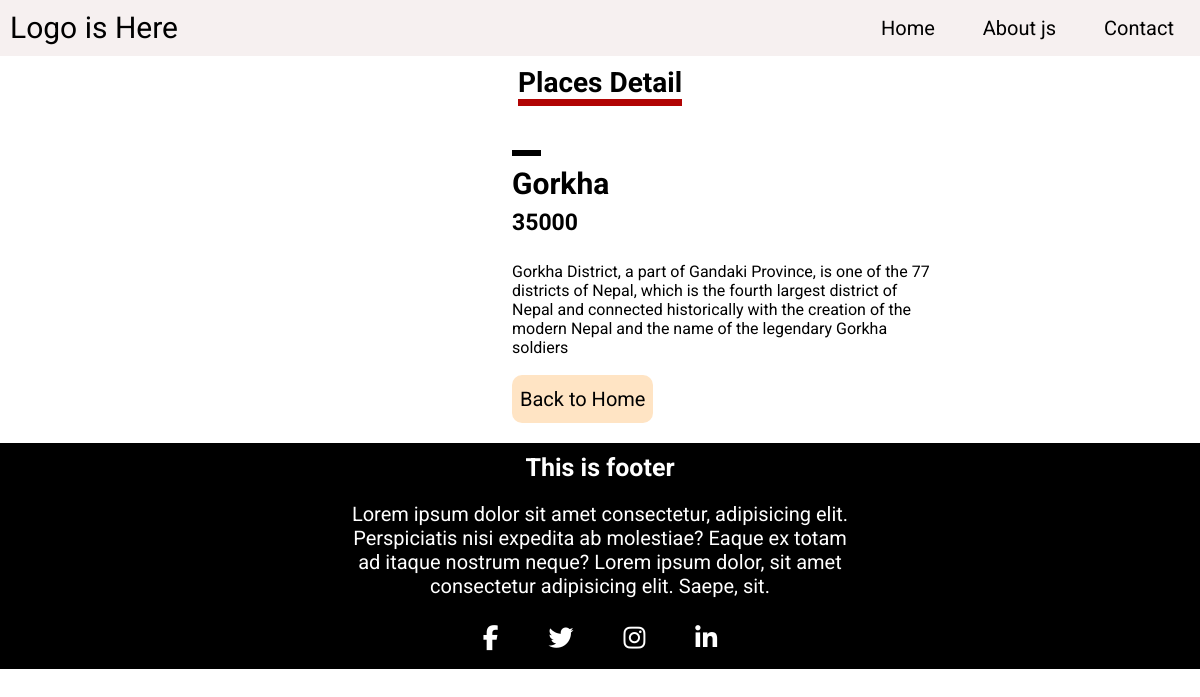
Screenshot of /home/4/ with the database file from the repository.
### travelapp/models.py (models this page shows, shortened)
class Places(models.Model):
    images = models.ImageField(upload_to="images/")
    name = models.CharField(max_length=30)
    detail = models.TextField()
    price = models.IntegerField()
    created = models.DateTimeField(auto_now_add=True)
    class Meta:
        verbose_name = "Place"
        verbose_name_plural = "Places"

### travelapp/views.py (the view)
# urls.py: path('home/<int:id>/', views.detail, name="detail"),
def detail(request, id):
    indvPlace = Places.objects.get(id=id)
    return render(request, 'travelapp/detail.html', {'indvPlace':indvPlace})

### travelapp/templates/travelapp/detail.html (shortened to what this page needs)
<!DOCTYPE html>
{% load static %}
<html lang="en">
<head>
    <link rel="stylesheet" href="{% static 'styles/style.css' %}">
</head>
<body>
    <header style="background-color: rgb(246, 240, 240);">
        <div class="logo">
            <a href="">Logo is Here</a>
        </div>
        <div class="nav" style="justify-content: center; align-items: center; padding: 6px 2px;" >
            <a href="{% url 'home' %}">Home</a>
            <a href="{% url 'aboutjs' %}"> About js</a>
            <a href="">Contact</a>
        </div>
    </header>
 <section  class="product-detail">
    <h1 class="maintopic"><span>Places Detail</span></h1>
<div class="prodetail">
   <div class="imgsection">
   </div>
   <div class="detailsection">
    <span class="blank">yuiu</span>
    <h1>{{indvPlace.name}}</h1>
    <h3>{{indvPlace.price}}</h3>
    <p class="detail">{{indvPlace.detail}}</p>
    <a href="{% url 'home' %}">Back to Home</a>
   </div>
</div>
 </section>
    <footer class="footer">
        <div class="mainfooter">
            <h2>This is footer</h2>
            <p>Lorem ipsum dolor sit amet consectetur, adipisicing elit.
            Perspiciatis nisi expedita ab molestiae? Eaque ex totam ad itaque nostrum neque?
        Lorem ipsum dolor, sit amet consectetur adipisicing elit. Saepe, sit.</p>
        <div class="link">
            <i class="fa fa-facebook "></i>
            <i class="fa fa-twitter"></i>
            <i class="fa fa-instagram"></i>
            <i class="fa fa-linkedin"></i>
        </div>
        </div>
    </footer>
</body>
</html>

### static/styles/style.css (style rules this page uses)
* { margin: 0; padding: 0; font-family: 'Anek Malayalam', sans-serif; font-family: 'Poppins', sans-serif; font-family: 'Roboto', sans-serif; }
body { height: 100vh; }
header { display: flex; justify-content: space-between; padding: 10px 0px; width: 100%; }
header .logo a { padding: 10px; font-size: 30px; }
header a { text-decoration: none; color: black; }
header .nav a { font-size: 20px; padding: 6px 20px; border-radius: 8px; transition: all 0.2s ease; margin: 0 4px 0 0; }
footer { background: black; }
.mainfooter { margin: 0;padding: 0; width: 500px; margin: auto; text-align: center; }
footer h2 { font-size: 25px; }
footer p { font-size: 20px; }
footer h2, p { padding: 10px 0; color: white; }
footer .link { padding: 10px 0; text-align: center; }
footer .link i { color: white; font-size: 25px; margin: 0 10px; padding: 8px 13px; align-items: center; text-align: center; }
.product-detail { margin: 10px 0 ; width: 100%; }
.product-detail .maintopic { font-size: 28px; text-align: center; }
.product-detail .maintopic span { border-bottom: 7px solid #b10404; }
.prodetail { margin: 2rem 4rem; display: flex; }
.detailsection { width: 40%; margin-left: 3rem; }
.detailsection span.blank { content: none; border-bottom: 6px solid #000; color: white; }
.prodetail h1,h3 { margin-top: 0.5rem; }
.prodetail h1, .detail { justify-content: center; color: black; margin-top: 1rem; }
.prodetail h1 { font-size: 30px; }
.prodetail h3 { font-size: 23px; }
.prodetail .imgsection { width: 400px; }
.detailsection a { text-decoration: none; color: #000; font-size: 20px; padding: 0.6em 0.5rem; background-color: bisque; border-radius: 10px; }
.detailsection p { margin-bottom: 20px; }

### rows the page displays
Places: name "Gorkha", price "35000", detail "Gorkha District, a part of Gandaki Province, is one of the 77 districts of Nepal, which is the fourth largest district of Nepal and connected historically with the creation of the modern Nepal and the name of the legendary Gorkha soldiers"
